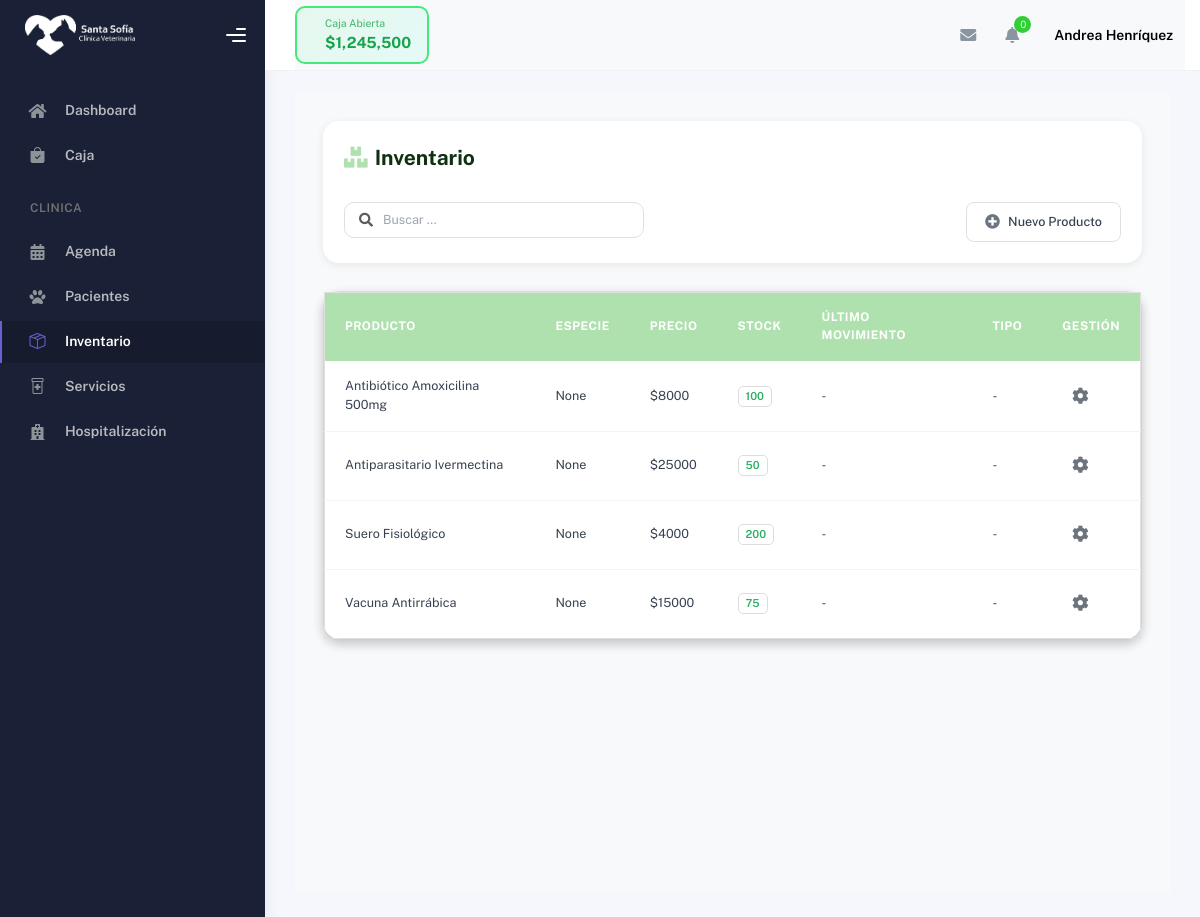
/inventario/ (signed in), run on an earlier commit of the app's database.
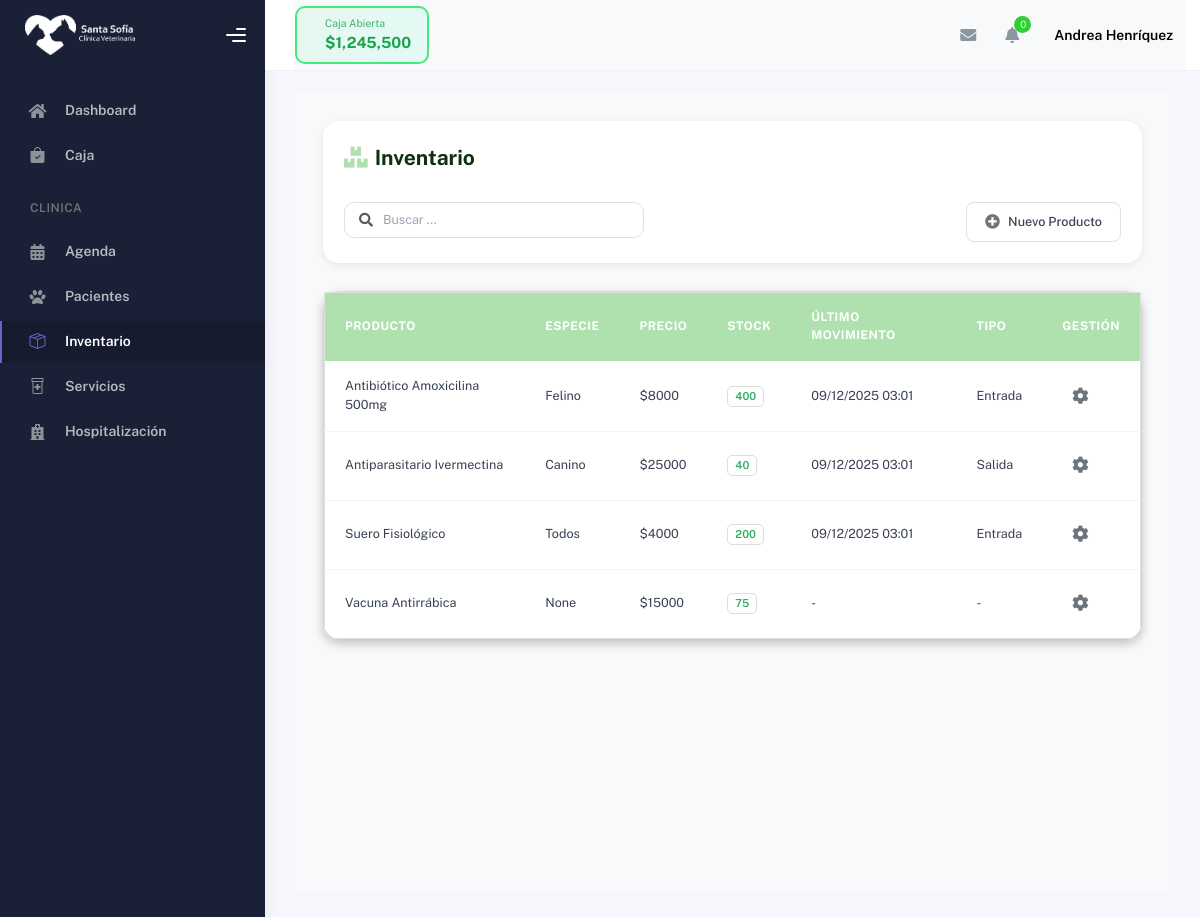
And on a later commit of the database.
### cuentas/models.py (models this page shows, shortened)
class CustomUser(AbstractBaseUser, PermissionsMixin):
    ROLES = [
        ('administracion', 'Administración'),
        ('veterinario', 'Veterinario'),
        ('recepcion', 'Recepción'),
    ]
    rut = models.CharField(max_length=12, unique=True, verbose_name="RUT")
    username = models.CharField(max_length=20, unique=True, editable=False)
    nombre = models.CharField(max_length=50)
    apellido = models.CharField(max_length=50)
    correo = models.EmailField(unique=True)
    telefono = models.CharField(max_length=20, blank=True, null=True)
    direccion = models.CharField(max_length=255, blank=True, null=True)
    tipo_contrato = models.CharField(max_length=50, blank=True, null=True)
    rol = models.CharField(max_length=20, choices=ROLES, default='recepcion', verbose_name="Rol")
    is_staff = models.BooleanField(default=False)
    is_active = models.BooleanField(default=True)
    date_joined = models.DateTimeField(default=timezone.now)
    objects = CustomUserManager()
    USERNAME_FIELD = 'rut'
    REQUIRED_FIELDS = ['correo', 'nombre', 'apellido']
    def get_rol_display_custom(self):
        if self.is_staff and self.is_superuser:
            return 'Administración'
        return self.get_rol_display()

### inventario/models.py (models this page shows, shortened)
class Insumo(models.Model):
    TIPO_MOVIMIENTO_CHOICES = [
        ('entrada', 'Entrada'),
        ('salida', 'Salida'),
        ('registro_inicial', 'Registro Inicial'),
    ]
    idInventario = models.AutoField(primary_key=True)
    medicamento = models.CharField(max_length=255)
    sku = models.CharField(max_length=100, blank=True, null=True)
    tipo = models.CharField(max_length=100, blank=True, null=True)
    descripcion = models.TextField(blank=True, null=True)
    especie = models.CharField(max_length=100, blank=True, null=True)
    stock_actual = models.IntegerField(default=0)
    precio_venta = models.DecimalField(max_digits=10, decimal_places=2, null=True, blank=True)
    dosis_ml = models.DecimalField(max_digits=10, decimal_places=2, null=True, blank=True, help_text="Dosis en ml")
    peso_kg = models.DecimalField(max_digits=10, decimal_places=2, null=True, blank=True, help_text="Peso de referencia en kg")
    ml_contenedor = models.DecimalField(max_digits=10, decimal_places=2, null=True, blank=True, help_text="ML por contenedor")
    precauciones = models.TextField(blank=True, null=True)
    contraindicaciones = models.TextField(blank=True, null=True)
    efectos_adversos = models.TextField(blank=True, null=True)
    fecha_creacion = models.DateTimeField(auto_now_add=True, null=True, blank=True)
    ultimo_ingreso = models.DateTimeField(null=True, blank=True)
    ultimo_movimiento = models.DateTimeField(null=True, blank=True)
    tipo_ultimo_movimiento = models.CharField(max_length=20, choices=TIPO_MOVIMIENTO_CHOICES, null=True, blank=True)
    usuario_ultimo_movimiento = models.ForeignKey(settings.AUTH_USER_MODEL, on_delete=models.SET_NULL, null=True, blank=True)
    class Meta:
        db_table = 'inventario'
        verbose_name = 'Insumo'
        verbose_name_plural = 'Insumos'
        ordering = ['medicamento']

### inventario/views.py (the view)
# urls.py: path('', views.inventario_view, name='inventario'),
@login_required
def inventario_view(request):
    insumos = Insumo.objects.all()
    return render(request, 'inventario/inventario.html', {'insumos': insumos})

### inventario/templates/inventario/inventario.html (shortened to what this page needs)
{% extends "partials/base_table.html" %}
{% load static %}
{% block extra_css %}
<link rel="stylesheet" href="{% static 'css/custom/style_inventario.css' %}" type="text/css" media="all">
{% endblock %}
{% block table_title %}
<i class="fas fa-boxes"></i> Inventario
{% endblock %}
{% block table_buttons %}
<button type="button" onclick="abrirModalNuevoProducto()">
    <i class="fas fa-plus-circle"></i> Nuevo Producto
</button>
{% endblock %}
{% block table_columns %}
<th>Producto</th>
<th>Especie</th>
<th>Precio</th>
<th>Stock</th>
<th>Último Movimiento</th>
<th>Tipo</th>
<th>Gestión</th>
{% endblock %}
{% block table_rows %}
{% for insumo in insumos %}
<tr data-id="{{ insumo.idInventario }}" data-especie="{{ insumo.especie|default_if_none:'' }}"
    data-tipo="{{ insumo.tipo|default_if_none:'' }}" data-stock="ok"
    data-dosis-ml="{{ insumo.dosis_ml|default_if_none:'' }}" data-peso-kg="{{ insumo.peso_kg|default_if_none:'' }}"
    data-ml-contenedor="{{ insumo.ml_contenedor|default_if_none:'' }}">
    <td>{{ insumo.medicamento }}</td>
    <td>{{ insumo.especie }}</td>
    <td>${{ insumo.precio_venta|floatformat:0 }}</td>
    <td><span class="badge stock-ok">{{ insumo.stock_actual }}</span></td>
    <td>{% if insumo.ultimo_movimiento %}{{ insumo.ultimo_movimiento|date:"d/m/Y H:i" }}{% else %}-{% endif %}</td>
    <td class="tipo-movimiento-cell" data-id="{{ insumo.idInventario }}">
        {% if insumo.tipo_ultimo_movimiento %}
            {{ insumo.get_tipo_ultimo_movimiento_display }}
        {% else %}
            -
        {% endif %}
    </td>
    <td>
        <div class="manage-wheel">
            <button type="button" onclick="toggleWheel(this)">
                <i class="fas fa-cog"></i>
            </button>
        </div>
    </td>
</tr>
{% empty %}
<tr>
    <td colspan="7">No hay productos en inventario.</td>
</tr>
{% endfor %}
{% endblock %}

### templates/partials/base_table.html (shortened to what this page needs)
{% extends "partials/base.html" %}
{% load static %}
{% block styles %}
<link rel="stylesheet" href="{% static 'css/base/tables_base.css' %}?v=4" type="text/css" media="all">
{% endblock %}
{% block content %}
<div class="table-page-content">
    <div class="container-fluid">
        <div class="table-header">
            <h4>
                {% block table_title %}{% endblock %}
            </h4>
            <div class="table-header-controls">
                <div class="search-bar">
                    <i class="fas fa-search text-muted"></i>
                    <input type="text" id="searchInput" placeholder="Buscar ...">
                </div>
            </div>
            <div class="table-actions">
                <div class="table-action-buttons">
                    {% block table_buttons %}{% endblock %}
                </div>
            </div>
        </div>
        <div class="vet-table">
            <table id="vet-table" class="vet-table">
                <thead>
                    <tr>
                        {% block table_columns %}{% endblock %}
                    </tr>
                </thead>
                <tbody>
                    {% block table_rows %}{% endblock %}
                </tbody>
            </table>
        </div>
    </div>
</div>
{% endblock %}

### templates/partials/base.html (shortened to what this page needs)
{% load static %}
{% block base %}
<!DOCTYPE html>
<html lang="es">
<head>
    <link href="https://cdn.jsdelivr.net/npm/bootstrap@5.3.0/dist/css/bootstrap.min.css" rel="stylesheet">
    <link rel="stylesheet" href="https://cdnjs.cloudflare.com/ajax/libs/font-awesome/6.4.0/css/all.min.css">
    <link rel="stylesheet" href="{% static 'css/plugins.min.css' %}" />
    <link rel="stylesheet" href="{% static 'css/kaiadmin.min.css' %}" />
    <link rel="stylesheet" href="{% static 'css/dashboard_style.css' %}" />
    <link rel="stylesheet" href="https://cdn.jsdelivr.net/npm/bootstrap-icons@1.11.1/font/bootstrap-icons.css">
    <link rel="stylesheet" href="{% static 'css/base/vet-custom.css' %}">
    <link rel="stylesheet" href="{% static 'css/base/modals_base.css' %}">
    {% block extra_css %}{% endblock %}
    {% block styles %}{% endblock %}
</head>
<body>
    <div class="wrapper">
        {% include 'partials/sidebar.html' %}
        <div class="main-panel">
            {% include 'partials/topbar.html' %}
            <div class="container">
                <div class="page-inner">
                    {% block content %}{% endblock %}
                </div>
            </div>
        </div>
    </div>
</body>
</html>
{% endblock %}

### templates/partials/sidebar.html (shortened to what this page needs)
{% load static %}
<link rel="stylesheet" href="https://cdn.jsdelivr.net/npm/bootstrap-icons@1.13.1/font/bootstrap-icons.min.css">
<div class="sidebar" data-background-color="dark">
    <div class="sidebar-logo">
        <div class="logo-header" data-background-color="dark">
            <a href="{% url 'dashboard:dashboard' %}" class="logo">
                <img src="{% static 'img/logo.png' %}" alt="navbar brand" class="navbar-brand" height="40" />
            </a>
            <div class="nav-toggle">
                <button class="btn btn-toggle toggle-sidebar">
                    <i class="gg-menu-right"></i>
                </button>
            </div>
        </div>
    </div>
    <div class="sidebar-wrapper scrollbar scrollbar-inner">
        <div class="sidebar-content">
            <ul class="nav nav-secondary">
                <li class="nav-item {% if request.resolver_match.namespace == 'dashboard' %}active{% endif %}">
                    <a href="{% url 'dashboard:dashboard' %}">
                        <i class="fas fa-home"></i>
                        <p>Dashboard</p>
                    </a>
                </li>
                <li class="nav-item {% if request.resolver_match.namespace == 'caja' %}active{% endif %}">
                    <a href="{% url 'caja:cashregister' %}">
                        <i class="bi bi-bag-check-fill"></i>
                        <p>Caja</p>
                    </a>
                </li>
                <li class="nav-section">
                    <h4 class="text-section">CLINICA</h4>
                </li>
                <li class="nav-item {% if request.resolver_match.namespace == 'agenda' %}active{% endif %}">
                    <a href="{% url 'agenda:agenda' %}">
                        <i class="fas fa-calendar-alt"></i>
                        <p>Agenda</p>
                    </a>
                </li>
                <li class="nav-item {% if request.resolver_match.namespace == 'pacientes' %}active{% endif %}">
                    <a href="{% url 'pacientes:pacientes' %}">
                        <i class="fas fa-paw"></i>
                        <p>Pacientes</p>
                    </a>
                </li>
                <li class="nav-item {% if request.resolver_match.namespace == 'inventario' %}active{% endif %}">
                    <a href="{% url 'inventario:inventario' %}">
                        <i class="bi bi-box-seam"></i>
                        <p>Inventario</p>
                    </a>
                </li>
                <li class="nav-item {% if request.resolver_match.namespace == 'servicios' %}active{% endif %}">
                    <a href="{% url 'servicios:servicios' %}">
                        <i class="bi bi-prescription2"></i>
                        <p>Servicios</p>
                    </a>
                </li>
                <li class="nav-item {% if request.resolver_match.namespace == 'hospital' %}active{% endif %}">
                    <a href="{% url 'hospital:hospital_view' %}">
                        <i class="fas fa-hospital"></i>
                        <p>Hospitalización</p>
                    </a>
                </li>
            </ul>
        </div>
    </div>
</div>

### templates/partials/topbar.html (shortened to what this page needs)
{% load static %}
<div class="main-header">
    <nav class="navbar navbar-header navbar-header-transparent navbar-expand-lg border-bottom">
        <div class="container-fluid">
            <nav class="navbar navbar-header-left navbar-expand-lg p-0 d-none d-lg-flex">
                <div class="cash-status-btn open" id="cashStatusBtn" onclick="toggleCashRegister()">
                    <div class="status-info">
                        <h6 id="cashStatusLabel">Caja Abierta</h6>
                        <div class="amount" id="cashAmount">$1,245,500</div>
                    </div>
                </div>
            </nav>
            <ul class="navbar-nav topbar-nav ms-md-auto align-items-center">
                <li class="nav-item topbar-icon dropdown hidden-caret">
                    <a class="nav-link dropdown-toggle" href="#" id="messageDropdown" role="button"
                        data-bs-toggle="dropdown" aria-haspopup="true" aria-expanded="false">
                        <i class="fa fa-envelope"></i>
                    </a>
                </li>
                <li class="nav-item topbar-icon dropdown hidden-caret">
                    <a class="nav-link dropdown-toggle" href="#" id="notifDropdown" role="button"
                        data-bs-toggle="dropdown" aria-haspopup="true" aria-expanded="false">
                        <i class="fa fa-bell"></i>
                        <span class="notification">0</span>
                    </a>
                </li>
                <li class="nav-item topbar-user dropdown hidden-caret">
                    <a class="dropdown-toggle profile-pic" data-bs-toggle="dropdown" href="#" aria-expanded="false">
                        <span class="profile-username">
                            <span class="fw-bold">{{ user.nombre }} {{ user.apellido }}</span>
                        </span>
                    </a>
                </li>
            </ul>
        </div>
    </nav>
</div>

### static/css/dashboard_style.css (style rules this page uses)
:root { --primary-color: #afe1af; --primary-hover: #89c57c; --text-dark: #103012; }
.stock-ok { color: #27ae60; font-weight: 600; }

### static/css/base/vet-custom.css (style rules this page uses)
:root { --primary-color: #1e88e5; --primary-hover: #1565c0; --danger-color: #e53935; --danger-hover: #c62828; --success-color: #43a047; --success-hover: #2e7d32; --text-dark: #212121; --text-light: #757575; --bg-light: #f5f5f5; --border-color: #e0e0e0; }
h4 { margin-bottom: 0.75rem; font-weight: 600; color: var(--text-dark); font-size: 1.1rem; }

### static/css/base/modals_base.css (style rules this page uses)
:root { --primary-color: #afe1af; --primary-hover: #89c57c; --text-dark: #103012; --bg-light: #f8f9fa; --border-color: #e0e0e0; --shadow-sm: 0 2px 8px rgba(0, 0, 0, 0.08); --shadow-md: 0 4px 12px rgba(0, 0, 0, 0.12); --grey: #afafaf; --grey-hover: #a8a8a8; --z-sidebar: 200; --z-navbar: 100; --z-modal-backdrop: 999998; --z-modal: 999999; }
.sidebar, .sidebar *, .sidebar-wrapper, .sidebar-content, .sidenav, nav.sidebar { z-index: 1 !important; }
.navbar, .header, .main-header, .topbar { z-index: 100 !important; }
.main-panel { z-index: 1 !important; }

### static/css/custom/style_inventario.css (style rules this page uses)
:root { --primary-color: #afe1af; --primary-hover: #89c57c; --text-dark: #103012; --bg-light: #f8f9fa; --border-color: #e0e0e0; --shadow-sm: 0 2px 8px rgba(0, 0, 0, 0.08); --shadow-md: 0 4px 12px rgba(0, 0, 0, 0.12); }

### templates/partials/topbar.html (style rules this page uses)
.main-header { z-index: 10!important; }
.navbar-header-left .cash-status-btn { margin: 0; }
.cash-status-btn { display: flex; align-items: center; gap: 12px; padding: 8px 16px; border-radius: 10px; border: 2px solid; font-weight: 600; transition: all 0.3s ease; cursor: pointer; }
.cash-status-btn.open { background: linear-gradient(135deg, rgba(67, 233, 123, 0.1) 0%, rgba(56, 249, 215, 0.1) 100%); border-color: #43e97b; color: #16a34a; }
.cash-status-btn .status-info h6 { margin: 0; font-size: 0.75rem; opacity: 0.8; }
.cash-status-btn .status-info .amount { margin: 0; font-size: 1.1rem; font-weight: 700; }

What changed in the data, as far as the page shows it:
changed Insumo "Antibiótico Amoxicilina 500mg": especie "None" → "Felino"; stock_actual "100" → "400"; ultimo_movimiento (not shown) → "09/12/2025 03:01"; tipo_ultimo_movimiento (not shown) → "Entrada"; no longer shows "-"
changed Insumo "Antiparasitario Ivermectina": especie "None" → "Canino"; stock_actual "50" → "40"; ultimo_movimiento (not shown) → "09/12/2025 03:01"; tipo_ultimo_movimiento (not shown) → "Salida"; no longer shows "-"
changed Insumo "Suero Fisiológico": especie "None" → "Todos"; ultimo_movimiento (not shown) → "09/12/2025 03:01"; tipo_ultimo_movimiento (not shown) → "Entrada"; no longer shows "-"
